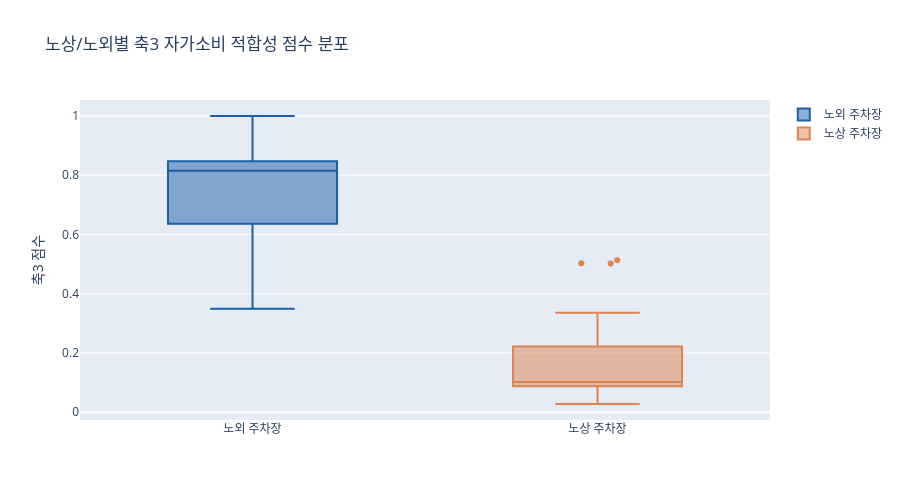

Source (notebook cell):
### Markdown cell above
### 6.4 노상/노외별 점수 분포

- 노외 중앙값 0.80 vs 노상 중앙값 0.15 → 명확한 차이
- 노외여부 가중치(0.4) 부여가 실질적으로 유의미한 차이를 만들어냄

### Code cell
# 노상/노외별 점수 분포 박스플롯
fig3 = go.Figure()

for knd, color in [('노외 주차장', '#1a5fa8'), ('노상 주차장', '#DD8452')]:
    subset = df_result[df_result['pklt_knd_nm'] == knd]
    fig3.add_trace(go.Box(
        y=subset['축3_자가소비적합성'],
        name=knd,
        marker_color=color,
        boxpoints='outliers',
        jitter=0.3,
        text=subset['pklt_nm'],
        hovertemplate='%{text}<br>점수: %{y:.3f}<extra></extra>'
    ))

fig3.update_layout(
    title='노상/노외별 축3 자가소비 적합성 점수 분포',
    yaxis_title='축3 점수',
    height=500,
    showlegend=True
)
fig3.show()
fig3.write_html(
    r'C:\Users\seonu\Documents\DR-project\canopy\output\figures\노상_노외별_축3_점수_분포.html'
)

### Figure 1 — Plotly figure (JSON) as saved in the notebook; plotly's stock layout.template omitted (floating-point values rounded to 4 significant figures; data arrays with more than 128 entries replaced by an {"elided": "..."} marker saying what was removed)
{"data": [{"boxpoints": "outliers", "hovertemplate": "%{text}<br>점수: %{y:.3f}<extra></extra>", "jitter": 0.3, "marker": {"color": "#1a5fa8"}, "name": "노외 주차장", "text": {"elided": "532 str values"}, "type": "box", "y": {"elided": "532 float values"}}, {"boxpoints": "outliers", "hovertemplate": "%{text}<br>점수: %{y:.3f}<extra></extra>", "jitter": 0.3, "marker": {"color": "#DD8452"}, "name": "노상 주차장", "text": {"elided": "210 str values"}, "type": "box", "y": {"elided": "210 float values"}}], "layout": {"height": 500, "showlegend": true, "title": {"text": "노상/노외별 축3 자가소비 적합성 점수 분포"}, "yaxis": {"title": {"text": "축3 점수"}}}}
